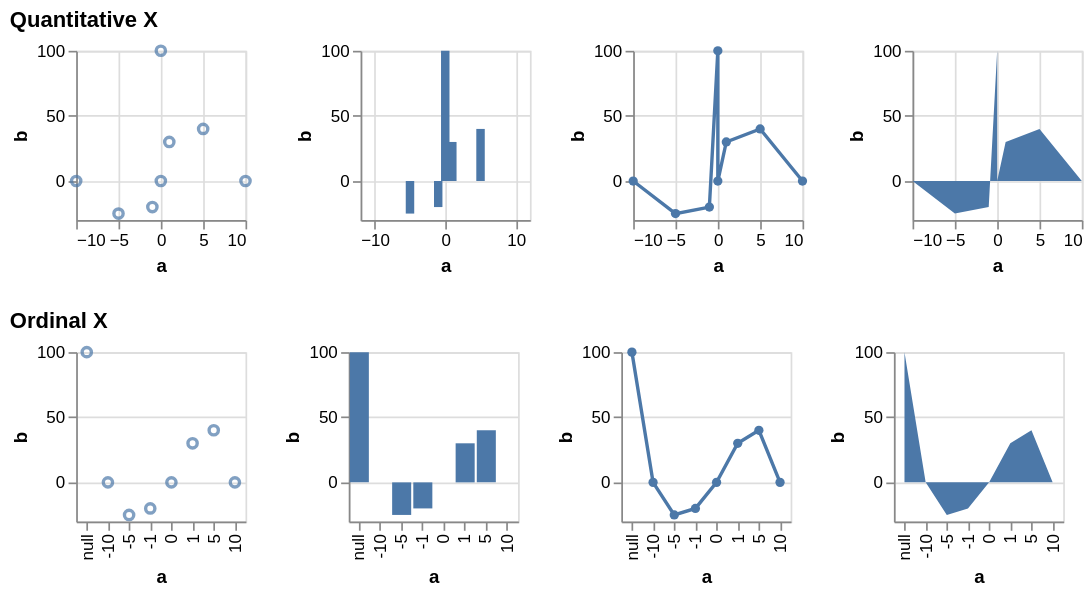

Source (Vega-Lite JSON):
### Vega-Lite specification from a JSON file in a GitHub repository (floating-point values rounded to 4 significant figures)
{"$schema": "https://vega.github.io/schema/vega-lite/v6.json", "description": "Testing invalid", "data": {"values": [{"a": null, "b": 100}, {"a": -10, "b": null}, {"a": -5, "b": -25}, {"a": -1, "b": -20}, {"a": 0, "b": null}, {"a": 1, "b": 30}, {"a": 5, "b": 40}, {"a": 10, "b": null}]}, "config": {"mark": {"invalid": null, "tooltip": true}}, "vconcat": [{"title": "Quantitative X", "hconcat": [{"width": 100, "height": 100, "mark": "point", "encoding": {"x": {"field": "a", "type": "quantitative"}, "y": {"field": "b", "type": "quantitative"}}}, {"width": 100, "height": 100, "mark": "bar", "encoding": {"x": {"field": "a", "type": "quantitative"}, "y": {"field": "b", "type": "quantitative"}}}, {"width": 100, "height": 100, "layer": [{"mark": "line", "encoding": {"x": {"field": "a", "type": "quantitative"}, "y": {"field": "b", "type": "quantitative"}}}, {"mark": {"type": "point", "opacity": 1, "filled": true}, "encoding": {"x": {"field": "a", "type": "quantitative"}, "y": {"field": "b", "type": "quantitative"}}}]}, {"width": 100, "height": 100, "mark": "area", "encoding": {"x": {"field": "a", "type": "quantitative"}, "y": {"field": "b", "type": "quantitative"}}}]}, {"title": "Ordinal X", "hconcat": [{"width": 100, "height": 100, "mark": "point", "encoding": {"x": {"field": "a", "type": "ordinal"}, "y": {"field": "b", "type": "quantitative"}}}, {"width": 100, "height": 100, "mark": "bar", "encoding": {"x": {"field": "a", "type": "ordinal"}, "y": {"field": "b", "type": "quantitative"}}}, {"width": 100, "height": 100, "layer": [{"mark": "line", "encoding": {"x": {"field": "a", "type": "ordinal"}, "y": {"field": "b", "type": "quantitative"}}}, {"mark": {"type": "point", "opacity": 1, "filled": true}, "encoding": {"x": {"field": "a", "type": "ordinal"}, "y": {"field": "b", "type": "quantitative"}}}]}, {"width": 100, "height": 100, "mark": "area", "encoding": {"x": {"field": "a", "type": "ordinal"}, "y": {"field": "b", "type": "quantitative"}}}]}]}
